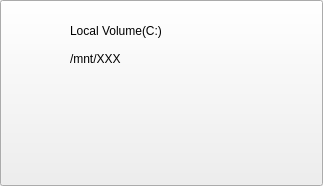
<?xml version="1.0" encoding="UTF-8"?>
<ui version="4.0">
 <class>DriveButton</class>
 <widget class="QPushButton" name="DriveButton">
  <property name="geometry">
   <rect>
    <x>0</x>
    <y>0</y>
    <width>323</width>
    <height>186</height>
   </rect>
  </property>
  <property name="sizePolicy">
   <sizepolicy hsizetype="Fixed" vsizetype="Fixed">
    <horstretch>0</horstretch>
    <verstretch>0</verstretch>
   </sizepolicy>
  </property>
  <property name="minimumSize">
   <size>
    <width>256</width>
    <height>72</height>
   </size>
  </property>
  <property name="windowTitle">
   <string notr="true"/>
  </property>
  <widget class="QLabel" name="drive_icon">
   <property name="geometry">
    <rect>
     <x>9</x>
     <y>11</y>
     <width>56</width>
     <height>58</height>
    </rect>
   </property>
   <property name="sizePolicy">
    <sizepolicy hsizetype="Fixed" vsizetype="Fixed">
     <horstretch>0</horstretch>
     <verstretch>0</verstretch>
    </sizepolicy>
   </property>
   <property name="minimumSize">
    <size>
     <width>56</width>
     <height>56</height>
    </size>
   </property>
   <property name="frameShape">
    <enum>QFrame::NoFrame</enum>
   </property>
   <property name="text">
    <string/>
   </property>
   <property name="pixmap">
    <pixmap resource="../res/app.qrc">:/icons/app.svg</pixmap>
   </property>
   <property name="scaledContents">
    <bool>true</bool>
   </property>
  </widget>
  <widget class="QLabel" name="drive_label">
   <property name="geometry">
    <rect>
     <x>70</x>
     <y>20</y>
     <width>400</width>
     <height>21</height>
    </rect>
   </property>
   <property name="sizePolicy">
    <sizepolicy hsizetype="Fixed" vsizetype="Fixed">
     <horstretch>0</horstretch>
     <verstretch>0</verstretch>
    </sizepolicy>
   </property>
   <property name="minimumSize">
    <size>
     <width>256</width>
     <height>0</height>
    </size>
   </property>
   <property name="text">
    <string notr="true">Local Volume(C:)</string>
   </property>
  </widget>
  <widget class="QLabel" name="drive_mountpoint">
   <property name="geometry">
    <rect>
     <x>70</x>
     <y>50</y>
     <width>256</width>
     <height>17</height>
    </rect>
   </property>
   <property name="sizePolicy">
    <sizepolicy hsizetype="Fixed" vsizetype="Fixed">
     <horstretch>0</horstretch>
     <verstretch>0</verstretch>
    </sizepolicy>
   </property>
   <property name="minimumSize">
    <size>
     <width>256</width>
     <height>0</height>
    </size>
   </property>
   <property name="text">
    <string notr="true">/mnt/XXX</string>
   </property>
  </widget>
  <widget class="QLabel" name="win_icon">
   <property name="enabled">
    <bool>false</bool>
   </property>
   <property name="geometry">
    <rect>
     <x>30</x>
     <y>30</y>
     <width>24</width>
     <height>24</height>
    </rect>
   </property>
   <property name="sizePolicy">
    <sizepolicy hsizetype="Expanding" vsizetype="Expanding">
     <horstretch>0</horstretch>
     <verstretch>0</verstretch>
    </sizepolicy>
   </property>
   <property name="minimumSize">
    <size>
     <width>24</width>
     <height>24</height>
    </size>
   </property>
   <property name="maximumSize">
    <size>
     <width>24</width>
     <height>24</height>
    </size>
   </property>
   <property name="frameShape">
    <enum>QFrame::NoFrame</enum>
   </property>
   <property name="text">
    <string notr="true"/>
   </property>
   <property name="pixmap">
    <pixmap resource="../res/app.qrc">:/icons/win.png</pixmap>
   </property>
   <property name="scaledContents">
    <bool>true</bool>
   </property>
   <property name="alignment">
    <set>Qt::AlignCenter</set>
   </property>
  </widget>
 </widget>
 <resources>
  <include location="../res/app.qrc"/>
 </resources>
 <connections/>
</ui>
